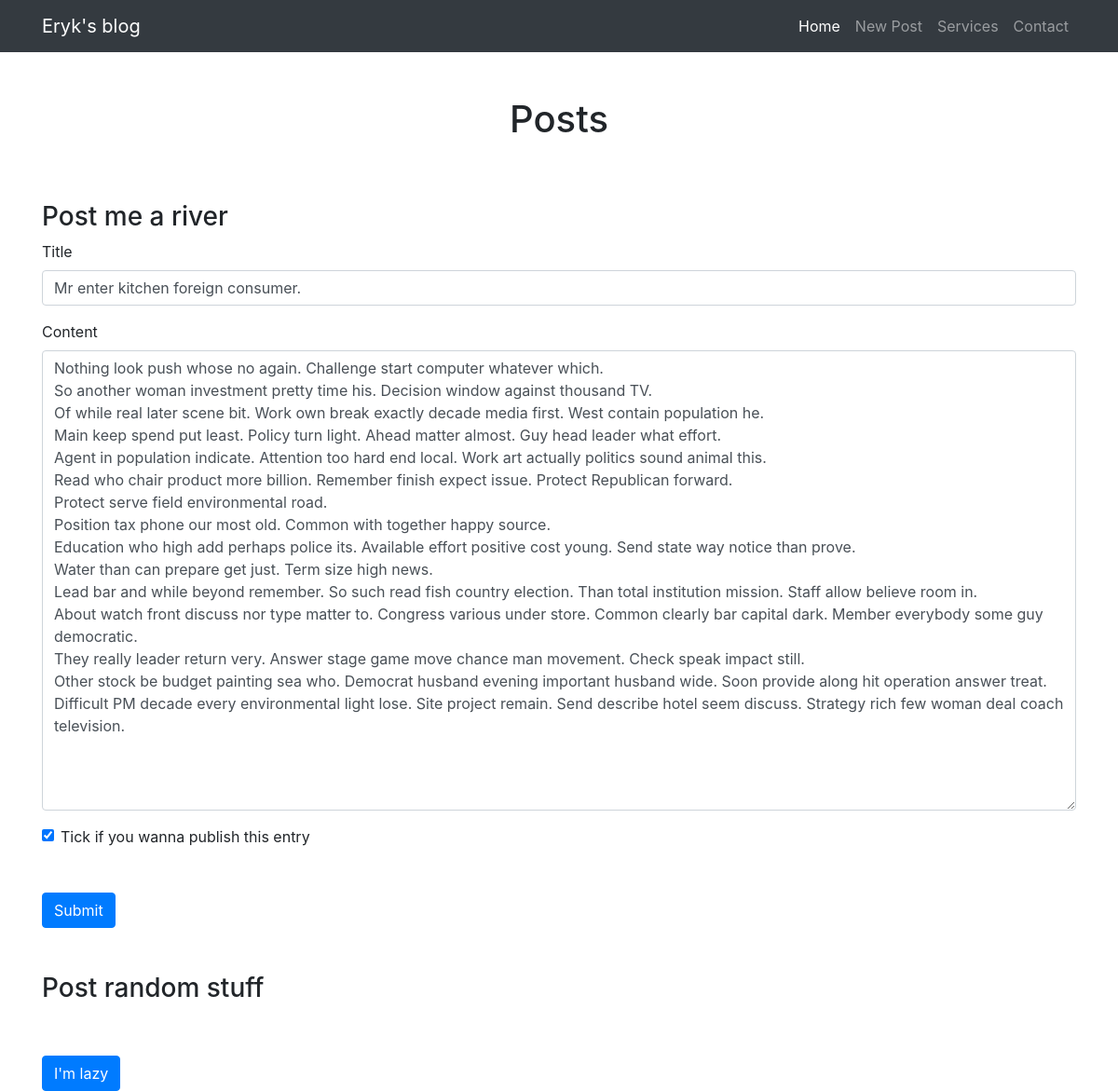
The page /edit-post/44 on the database its author committed.
### blog/models.py (models this page shows)
class Entry(db.Model):
    id = db.Column(db.Integer, primary_key=True)
    title = db.Column(db.String(80), nullable=False)
    body = db.Column(db.Text, nullable=False)
    pub_date = db.Column(db.DateTime, nullable=False,
        default=datetime.datetime.utcnow)
    is_published = db.Column(db.Boolean, default=False)

### blog/routes.py (the view)
@app.route("/edit-post/<int:entry_id>", methods=["GET", "POST"])
def edit_entry(entry_id):
    entry = Entry.query.filter_by(id=entry_id).first_or_404()
    form = EntryForm(obj=entry)
    return create_or_edit_entry(entry_id, entry, form)

### blog/forms.py
class EntryForm(FlaskForm):
    title = StringField('Title', validators=[DataRequired()])
    body = TextAreaField('Content', validators=[DataRequired()])
    is_published = BooleanField('Is published?')

### blog/routes.py (called while the page is built, shortened)
def create_or_edit_entry(entry_id, entry, form):
    errors = None
    return render_template(
        "entry_form.html", form=form, errors=errors, entry_id=entry_id)

### blog/templates/entry_form.html (shortened to what this page needs)
{% extends "index.html" %}
{% block content %}
<h3 class="mt-5">Post me a river</h3>
<form method="POST" action="">
    <div class="form-group">
        <label for="title">Title</label>
        {{ form.title(class_="form-control") }}
    </div>
    <div class="form-group">
        <label for="body">Content</label>
        {{ form.body(class_="form-control", cols="100", rows="20") }}
    </div>
    <div class="form-check">
        {{ form.is_published(class_="form-check-input") }}
        <label class="form-check-label" for="is_published">Tick if you wanna publish this entry</label>
    </div>
    <button type="submit" class="btn btn-primary mt-5">Submit</button>
</form>
<h3 class="mt-5">Post random stuff</h3>
<form method="POST" action="/random/{{ entry_id }}">
    <button type="submit" class="btn btn-primary mt-5">I'm lazy</button>
</form>
{% endblock %}

### rows shown on the page
Entry: title "Mr enter kitchen foreign consumer.", body "Nothing look push whose no again. Challenge start computer whatever which. So another woman investment pretty time his. Decision window against thousand TV. Of while real later scene bit. Work own break exactly decade media first. West contain population he. Main keep spend put least. Policy turn light. Ahead matter almost. Guy head leader what effort. Agent in population indicate. Attention too hard end local. Work art actually politics sound animal this. Read who chair product more billion. Remember finish expect issue. Protect Republican forward. Protect serve field environmental road. Position tax phone our most old. Common with together happy source. Education who high add perhaps…", is_published "☑"
